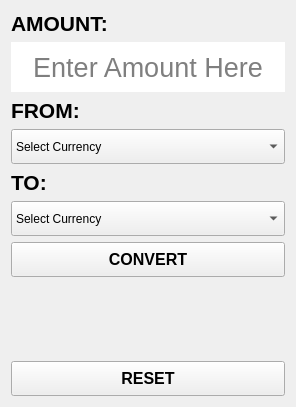
<?xml version="1.0" encoding="UTF-8"?>
<ui version="4.0">
 <class>Form</class>
 <widget class="QWidget" name="Form">
  <property name="enabled">
   <bool>true</bool>
  </property>
  <property name="geometry">
   <rect>
    <x>0</x>
    <y>0</y>
    <width>254</width>
    <height>406</height>
   </rect>
  </property>
  <property name="windowTitle">
   <string>Form</string>
  </property>
  <layout class="QVBoxLayout" name="verticalLayout">
   <item>
    <widget class="QLabel" name="label_5">
     <property name="font">
      <font>
       <pointsize>16</pointsize>
       <weight>75</weight>
       <bold>true</bold>
      </font>
     </property>
     <property name="text">
      <string>AMOUNT:</string>
     </property>
     <property name="textFormat">
      <enum>Qt::RichText</enum>
     </property>
     <property name="scaledContents">
      <bool>false</bool>
     </property>
    </widget>
   </item>
   <item>
    <widget class="QLineEdit" name="lineEdit">
     <property name="minimumSize">
      <size>
       <width>0</width>
       <height>50</height>
      </size>
     </property>
     <property name="font">
      <font>
       <pointsize>20</pointsize>
      </font>
     </property>
     <property name="frame">
      <bool>false</bool>
     </property>
     <property name="alignment">
      <set>Qt::AlignCenter</set>
     </property>
     <property name="placeholderText">
      <string>Enter Amount Here</string>
     </property>
    </widget>
   </item>
   <item>
    <widget class="QLabel" name="label">
     <property name="font">
      <font>
       <pointsize>16</pointsize>
       <weight>75</weight>
       <bold>true</bold>
      </font>
     </property>
     <property name="text">
      <string>FROM:</string>
     </property>
     <property name="textFormat">
      <enum>Qt::RichText</enum>
     </property>
     <property name="scaledContents">
      <bool>false</bool>
     </property>
    </widget>
   </item>
   <item>
    <widget class="QComboBox" name="comboBox">
     <property name="minimumSize">
      <size>
       <width>0</width>
       <height>35</height>
      </size>
     </property>
     <item>
      <property name="text">
       <string>Select Currency</string>
      </property>
     </item>
     <item>
      <property name="text">
       <string>United Arab Emirates Dirham - AED</string>
      </property>
     </item>
     <item>
      <property name="text">
       <string>Afghan Afghani - AFN</string>
      </property>
     </item>
     <item>
      <property name="text">
       <string>Albanian Lek - ALL</string>
      </property>
     </item>
     <item>
      <property name="text">
       <string>Armenian Dram - AMD</string>
      </property>
     </item>
     <item>
      <property name="text">
       <string>Netherlands Antillean Guilder - ANG</string>
      </property>
     </item>
     <item>
      <property name="text">
       <string>Angolan Kwanza - AOA</string>
      </property>
     </item>
     <item>
      <property name="text">
       <string>Argentine Peso - ARS</string>
      </property>
     </item>
     <item>
      <property name="text">
       <string>Australian Dollar - AUD</string>
      </property>
     </item>
     <item>
      <property name="text">
       <string>Aruban Florin - AWG</string>
      </property>
     </item>
     <item>
      <property name="text">
       <string>Azerbaijani Manat - AZN</string>
      </property>
     </item>
     <item>
      <property name="text">
       <string>Bosnia-Herzegovina Convertible Mark - BAM</string>
      </property>
     </item>
     <item>
      <property name="text">
       <string>Barbadian Dollar - BBD</string>
      </property>
     </item>
     <item>
      <property name="text">
       <string>Bangladeshi Taka - BDT</string>
      </property>
     </item>
     <item>
      <property name="text">
       <string>Bulgarian Lev - BGN</string>
      </property>
     </item>
     <item>
      <property name="text">
       <string>Bahraini Dinar - BHD</string>
      </property>
     </item>
     <item>
      <property name="text">
       <string>Burundian Franc - BIF</string>
      </property>
     </item>
     <item>
      <property name="text">
       <string>Bermudan Dollar - BMD</string>
      </property>
     </item>
     <item>
      <property name="text">
       <string>Brunei Dollar - BND</string>
      </property>
     </item>
     <item>
      <property name="text">
       <string>Bolivian Boliviano - BOB</string>
      </property>
     </item>
     <item>
      <property name="text">
       <string>Brazilian Real - BRL</string>
      </property>
     </item>
     <item>
      <property name="text">
       <string>Bahamian Dollar - BSD</string>
      </property>
     </item>
     <item>
      <property name="text">
       <string>Bitcoin - BTC</string>
      </property>
     </item>
     <item>
      <property name="text">
       <string>Bhutanese Ngultrum - BTN</string>
      </property>
     </item>
     <item>
      <property name="text">
       <string>Botswanan Pula - BWP</string>
      </property>
     </item>
     <item>
      <property name="text">
       <string>New Belarusian Ruble - BYN</string>
      </property>
     </item>
     <item>
      <property name="text">
       <string>Belarusian Ruble - BYR</string>
      </property>
     </item>
     <item>
      <property name="text">
       <string>Belize Dollar - BZD</string>
      </property>
     </item>
     <item>
      <property name="text">
       <string>Canadian Dollar - CAD</string>
      </property>
     </item>
     <item>
      <property name="text">
       <string>Congolese Franc - CDF</string>
      </property>
     </item>
     <item>
      <property name="text">
       <string>Swiss Franc - CHF</string>
      </property>
     </item>
     <item>
      <property name="text">
       <string>Chilean Unit of Account (UF) - CLF</string>
      </property>
     </item>
     <item>
      <property name="text">
       <string>Chilean Peso - CLP</string>
      </property>
     </item>
     <item>
      <property name="text">
       <string>Chinese Yuan - CNY</string>
      </property>
     </item>
     <item>
      <property name="text">
       <string>Colombian Peso - COP</string>
      </property>
     </item>
     <item>
      <property name="text">
       <string>Costa Rican Colón - CRC</string>
      </property>
     </item>
     <item>
      <property name="text">
       <string>Cuban Convertible Peso - CUC</string>
      </property>
     </item>
     <item>
      <property name="text">
       <string>Cuban Peso - CUP</string>
      </property>
     </item>
     <item>
      <property name="text">
       <string>Cape Verdean Escudo - CVE</string>
      </property>
     </item>
     <item>
      <property name="text">
       <string>Czech Republic Koruna - CZK</string>
      </property>
     </item>
     <item>
      <property name="text">
       <string>Djiboutian Franc - DJF</string>
      </property>
     </item>
     <item>
      <property name="text">
       <string>Danish Krone - DKK</string>
      </property>
     </item>
     <item>
      <property name="text">
       <string>Dominican Peso - DOP</string>
      </property>
     </item>
     <item>
      <property name="text">
       <string>Algerian Dinar - DZD</string>
      </property>
     </item>
     <item>
      <property name="text">
       <string>Egyptian Pound - EGP</string>
      </property>
     </item>
     <item>
      <property name="text">
       <string>Eritrean Nakfa - ERN</string>
      </property>
     </item>
     <item>
      <property name="text">
       <string>Ethiopian Birr - ETB</string>
      </property>
     </item>
     <item>
      <property name="text">
       <string>Euro - EUR</string>
      </property>
     </item>
     <item>
      <property name="text">
       <string>Fijian Dollar - FJD</string>
      </property>
     </item>
     <item>
      <property name="text">
       <string>Falkland Islands Pound - FKP</string>
      </property>
     </item>
     <item>
      <property name="text">
       <string>British Pound Sterling - GBP</string>
      </property>
     </item>
     <item>
      <property name="text">
       <string>Georgian Lari - GEL</string>
      </property>
     </item>
     <item>
      <property name="text">
       <string>Guernsey Pound - GGP</string>
      </property>
     </item>
     <item>
      <property name="text">
       <string>Ghanaian Cedi - GHS</string>
      </property>
     </item>
     <item>
      <property name="text">
       <string>Gibraltar Pound - GIP</string>
      </property>
     </item>
     <item>
      <property name="text">
       <string>Gambian Dalasi - GMD</string>
      </property>
     </item>
     <item>
      <property name="text">
       <string>Guinean Franc - GNF</string>
      </property>
     </item>
     <item>
      <property name="text">
       <string>Guatemalan Quetzal - GTQ</string>
      </property>
     </item>
     <item>
      <property name="text">
       <string>Guyanaese Dollar - GYD</string>
      </property>
     </item>
     <item>
      <property name="text">
       <string>Hong Kong Dollar - HKD</string>
      </property>
     </item>
     <item>
      <property name="text">
       <string>Honduran Lempira - HNL</string>
      </property>
     </item>
     <item>
      <property name="text">
       <string>Croatian Kuna - HRK</string>
      </property>
     </item>
     <item>
      <property name="text">
       <string>Haitian Gourde - HTG</string>
      </property>
     </item>
     <item>
      <property name="text">
       <string>Hungarian Forint - HUF</string>
      </property>
     </item>
     <item>
      <property name="text">
       <string>Indonesian Rupiah - IDR</string>
      </property>
     </item>
     <item>
      <property name="text">
       <string>Israeli New Sheqel - ILS</string>
      </property>
     </item>
     <item>
      <property name="text">
       <string>Manx pound - IMP</string>
      </property>
     </item>
     <item>
      <property name="text">
       <string>Indian Rupee - INR</string>
      </property>
     </item>
     <item>
      <property name="text">
       <string>Iraqi Dinar - IQD</string>
      </property>
     </item>
     <item>
      <property name="text">
       <string>Iranian Rial - IRR</string>
      </property>
     </item>
     <item>
      <property name="text">
       <string>Icelandic Króna - ISK</string>
      </property>
     </item>
     <item>
      <property name="text">
       <string>Jersey Pound - JEP</string>
      </property>
     </item>
     <item>
      <property name="text">
       <string>Jamaican Dollar - JMD</string>
      </property>
     </item>
     <item>
      <property name="text">
       <string>Jordanian Dinar - JOD</string>
      </property>
     </item>
     <item>
      <property name="text">
       <string>Japanese Yen - JPY</string>
      </property>
     </item>
     <item>
      <property name="text">
       <string>Kenyan Shilling - KES</string>
      </property>
     </item>
     <item>
      <property name="text">
       <string>Kyrgystani Som - KGS</string>
      </property>
     </item>
     <item>
      <property name="text">
       <string>Cambodian Riel - KHR</string>
      </property>
     </item>
     <item>
      <property name="text">
       <string>Comorian Franc - KMF</string>
      </property>
     </item>
     <item>
      <property name="text">
       <string>North Korean Won - KPW</string>
      </property>
     </item>
     <item>
      <property name="text">
       <string>South Korean Won - KRW</string>
      </property>
     </item>
     <item>
      <property name="text">
       <string>Kuwaiti Dinar - KWD</string>
      </property>
     </item>
     <item>
      <property name="text">
       <string>Cayman Islands Dollar - KYD</string>
      </property>
     </item>
     <item>
      <property name="text">
       <string>Kazakhstani Tenge - KZT</string>
      </property>
     </item>
     <item>
      <property name="text">
       <string>Laotian Kip - LAK</string>
      </property>
     </item>
     <item>
      <property name="text">
       <string>Lebanese Pound - LBP</string>
      </property>
     </item>
     <item>
      <property name="text">
       <string>Sri Lankan Rupee - LKR</string>
      </property>
     </item>
     <item>
      <property name="text">
       <string>Liberian Dollar - LRD</string>
      </property>
     </item>
     <item>
      <property name="text">
       <string>Lesotho Loti - LSL</string>
      </property>
     </item>
     <item>
      <property name="text">
       <string>Lithuanian Litas - LTL</string>
      </property>
     </item>
     <item>
      <property name="text">
       <string>Latvian Lats - LVL</string>
      </property>
     </item>
     <item>
      <property name="text">
       <string>Libyan Dinar - LYD</string>
      </property>
     </item>
     <item>
      <property name="text">
       <string>Moroccan Dirham - MAD</string>
      </property>
     </item>
     <item>
      <property name="text">
       <string>Moldovan Leu - MDL</string>
      </property>
     </item>
     <item>
      <property name="text">
       <string>Malagasy Ariary - MGA</string>
      </property>
     </item>
     <item>
      <property name="text">
       <string>Macedonian Denar - MKD</string>
      </property>
     </item>
     <item>
      <property name="text">
       <string>Myanma Kyat - MMK</string>
      </property>
     </item>
     <item>
      <property name="text">
       <string>Mongolian Tugrik - MNT</string>
      </property>
     </item>
     <item>
      <property name="text">
       <string>Macanese Pataca - MOP</string>
      </property>
     </item>
     <item>
      <property name="text">
       <string>Mauritanian Ouguiya - MRO</string>
      </property>
     </item>
     <item>
      <property name="text">
       <string>Mauritian Rupee - MUR</string>
      </property>
     </item>
     <item>
      <property name="text">
       <string>Maldivian Rufiyaa - MVR</string>
      </property>
     </item>
     <item>
      <property name="text">
       <string>Malawian Kwacha - MWK</string>
      </property>
     </item>
     <item>
      <property name="text">
       <string>Mexican Peso - MXN</string>
      </property>
     </item>
     <item>
      <property name="text">
       <string>Malaysian Ringgit - MYR</string>
      </property>
     </item>
     <item>
      <property name="text">
       <string>Mozambican Metical - MZN</string>
      </property>
     </item>
     <item>
      <property name="text">
       <string>Namibian Dollar - NAD</string>
      </property>
     </item>
     <item>
      <property name="text">
       <string>Nigerian Naira - NGN</string>
      </property>
     </item>
     <item>
      <property name="text">
       <string>Nicaraguan Córdoba - NIO</string>
      </property>
     </item>
     <item>
      <property name="text">
       <string>Norwegian Krone - NOK</string>
      </property>
     </item>
     <item>
      <property name="text">
       <string>Nepalese Rupee - NPR</string>
      </property>
     </item>
     <item>
      <property name="text">
       <string>New Zealand Dollar - NZD</string>
      </property>
     </item>
     <item>
      <property name="text">
       <string>Omani Rial - OMR</string>
      </property>
     </item>
     <item>
      <property name="text">
       <string>Panamanian Balboa - PAB</string>
      </property>
     </item>
     <item>
      <property name="text">
       <string>Peruvian Nuevo Sol - PEN</string>
      </property>
     </item>
     <item>
      <property name="text">
       <string>Papua New Guinean Kina - PGK</string>
      </property>
     </item>
     <item>
      <property name="text">
       <string>Philippine Peso - PHP</string>
      </property>
     </item>
     <item>
      <property name="text">
       <string>Pakistani Rupee - PKR</string>
      </property>
     </item>
     <item>
      <property name="text">
       <string>Polish Zloty - PLN</string>
      </property>
     </item>
     <item>
      <property name="text">
       <string>Paraguayan Guarani - PYG</string>
      </property>
     </item>
     <item>
      <property name="text">
       <string>Qatari Rial - QAR</string>
      </property>
     </item>
     <item>
      <property name="text">
       <string>Romanian Leu - RON</string>
      </property>
     </item>
     <item>
      <property name="text">
       <string>Serbian Dinar - RSD</string>
      </property>
     </item>
     <item>
      <property name="text">
       <string>Russian Ruble - RUB</string>
      </property>
     </item>
     <item>
      <property name="text">
       <string>Rwandan Franc - RWF</string>
      </property>
     </item>
     <item>
      <property name="text">
       <string>Saudi Riyal - SAR</string>
      </property>
     </item>
     <item>
      <property name="text">
       <string>Solomon Islands Dollar - SBD</string>
      </property>
     </item>
     <item>
      <property name="text">
       <string>Seychellois Rupee - SCR</string>
      </property>
     </item>
     <item>
      <property name="text">
       <string>Sudanese Pound - SDG</string>
      </property>
     </item>
     <item>
      <property name="text">
       <string>Swedish Krona - SEK</string>
      </property>
     </item>
     <item>
      <property name="text">
       <string>Singapore Dollar - SGD</string>
      </property>
     </item>
     <item>
      <property name="text">
       <string>Saint Helena Pound - SHP</string>
      </property>
     </item>
     <item>
      <property name="text">
       <string>Sierra Leonean Leone - SLL</string>
      </property>
     </item>
     <item>
      <property name="text">
       <string>Somali Shilling - SOS</string>
      </property>
     </item>
     <item>
      <property name="text">
       <string>Surinamese Dollar - SRD</string>
      </property>
     </item>
     <item>
      <property name="text">
       <string>São Tomé and Príncipe Dobra - STD</string>
      </property>
     </item>
     <item>
      <property name="text">
       <string>Salvadoran Colón - SVC</string>
      </property>
     </item>
     <item>
      <property name="text">
       <string>Syrian Pound - SYP</string>
      </property>
     </item>
     <item>
      <property name="text">
       <string>Swazi Lilangeni - SZL</string>
      </property>
     </item>
     <item>
      <property name="text">
       <string>Thai Baht - THB</string>
      </property>
     </item>
     <item>
      <property name="text">
       <string>Tajikistani Somoni - TJS</string>
      </property>
     </item>
     <item>
      <property name="text">
       <string>Turkmenistani Manat - TMT</string>
      </property>
     </item>
     <item>
      <property name="text">
       <string>Tunisian Dinar - TND</string>
      </property>
     </item>
     <item>
      <property name="text">
       <string>Tongan Paʻanga - TOP</string>
      </property>
     </item>
     <item>
      <property name="text">
       <string>Turkish Lira - TRY</string>
      </property>
     </item>
     <item>
      <property name="text">
       <string>Trinidad and Tobago Dollar - TTD</string>
      </property>
     </item>
     <item>
      <property name="text">
       <string>New Taiwan Dollar - TWD</string>
      </property>
     </item>
     <item>
      <property name="text">
       <string>Tanzanian Shilling - TZS</string>
      </property>
     </item>
     <item>
      <property name="text">
       <string>Ukrainian Hryvnia - UAH</string>
      </property>
     </item>
     <item>
      <property name="text">
       <string>Ugandan Shilling - UGX</string>
      </property>
     </item>
     <item>
      <property name="text">
       <string>United States Dollar - USD</string>
      </property>
     </item>
     <item>
      <property name="text">
       <string>Uruguayan Peso - UYU</string>
      </property>
     </item>
     <item>
      <property name="text">
       <string>Uzbekistan Som - UZS</string>
      </property>
     </item>
     <item>
      <property name="text">
       <string>Venezuelan Bolívar Fuerte - VEF</string>
      </property>
     </item>
     <item>
      <property name="text">
       <string>Vietnamese Dong - VND</string>
      </property>
     </item>
     <item>
      <property name="text">
       <string>Vanuatu Vatu - VUV</string>
      </property>
     </item>
     <item>
      <property name="text">
       <string>Samoan Tala - WST</string>
      </property>
     </item>
     <item>
      <property name="text">
       <string>CFA Franc BEAC - XAF</string>
      </property>
     </item>
     <item>
      <property name="text">
       <string>Silver (troy ounce) - XAG</string>
      </property>
     </item>
     <item>
      <property name="text">
       <string>Gold (troy ounce) - XAU</string>
      </property>
     </item>
     <item>
      <property name="text">
       <string>East Caribbean Dollar - XCD</string>
      </property>
     </item>
     <item>
      <property name="text">
       <string>Special Drawing Rights - XDR</string>
      </property>
     </item>
     <item>
      <property name="text">
       <string>CFA Franc BCEAO - XOF</string>
      </property>
     </item>
     <item>
      <property name="text">
       <string>CFP Franc - XPF</string>
      </property>
     </item>
     <item>
      <property name="text">
       <string>Yemeni Rial - YER</string>
      </property>
     </item>
     <item>
      <property name="text">
       <string>South African Rand - ZAR</string>
      </property>
     </item>
     <item>
      <property name="text">
       <string>Zambian Kwacha (pre-2013) - ZMK</string>
      </property>
     </item>
     <item>
      <property name="text">
       <string>Zambian Kwacha - ZMW</string>
      </property>
     </item>
     <item>
      <property name="text">
       <string>Zimbabwean Dollar - ZWL</string>
      </property>
     </item>
    </widget>
   </item>
   <item>
    <widget class="QLabel" name="label_2">
     <property name="font">
      <font>
       <pointsize>16</pointsize>
       <weight>75</weight>
       <bold>true</bold>
      </font>
     </property>
     <property name="text">
      <string>TO:</string>
     </property>
    </widget>
   </item>
   <item>
    <widget class="QComboBox" name="comboBox_2">
     <property name="minimumSize">
      <size>
       <width>0</width>
       <height>35</height>
      </size>
     </property>
     <item>
      <property name="text">
       <string>Select Currency</string>
      </property>
     </item>
     <item>
      <property name="text">
       <string>United Arab Emirates Dirham - AED</string>
      </property>
     </item>
     <item>
      <property name="text">
       <string>Afghan Afghani - AFN</string>
      </property>
     </item>
     <item>
      <property name="text">
       <string>Albanian Lek - ALL</string>
      </property>
     </item>
     <item>
      <property name="text">
       <string>Armenian Dram - AMD</string>
      </property>
     </item>
     <item>
      <property name="text">
       <string>Netherlands Antillean Guilder - ANG</string>
      </property>
     </item>
     <item>
      <property name="text">
       <string>Angolan Kwanza - AOA</string>
      </property>
     </item>
     <item>
      <property name="text">
       <string>Argentine Peso - ARS</string>
      </property>
     </item>
     <item>
      <property name="text">
       <string>Australian Dollar - AUD</string>
      </property>
     </item>
     <item>
      <property name="text">
       <string>Aruban Florin - AWG</string>
      </property>
     </item>
     <item>
      <property name="text">
       <string>Azerbaijani Manat - AZN</string>
      </property>
     </item>
     <item>
      <property name="text">
       <string>Bosnia-Herzegovina Convertible Mark - BAM</string>
      </property>
     </item>
     <item>
      <property name="text">
       <string>Barbadian Dollar - BBD</string>
      </property>
     </item>
     <item>
      <property name="text">
       <string>Bangladeshi Taka - BDT</string>
      </property>
     </item>
     <item>
      <property name="text">
       <string>Bulgarian Lev - BGN</string>
      </property>
     </item>
     <item>
      <property name="text">
       <string>Bahraini Dinar - BHD</string>
      </property>
     </item>
     <item>
      <property name="text">
       <string>Burundian Franc - BIF</string>
      </property>
     </item>
     <item>
      <property name="text">
       <string>Bermudan Dollar - BMD</string>
      </property>
     </item>
     <item>
      <property name="text">
       <string>Brunei Dollar - BND</string>
      </property>
     </item>
     <item>
      <property name="text">
       <string>Bolivian Boliviano - BOB</string>
      </property>
     </item>
     <item>
      <property name="text">
       <string>Brazilian Real - BRL</string>
      </property>
     </item>
     <item>
      <property name="text">
       <string>Bahamian Dollar - BSD</string>
      </property>
     </item>
     <item>
      <property name="text">
       <string>Bitcoin - BTC</string>
      </property>
     </item>
     <item>
      <property name="text">
       <string>Bhutanese Ngultrum - BTN</string>
      </property>
     </item>
     <item>
      <property name="text">
       <string>Botswanan Pula - BWP</string>
      </property>
     </item>
     <item>
      <property name="text">
       <string>New Belarusian Ruble - BYN</string>
      </property>
     </item>
     <item>
      <property name="text">
       <string>Belarusian Ruble - BYR</string>
      </property>
     </item>
     <item>
      <property name="text">
       <string>Belize Dollar - BZD</string>
      </property>
     </item>
     <item>
      <property name="text">
       <string>Canadian Dollar - CAD</string>
      </property>
     </item>
     <item>
      <property name="text">
       <string>Congolese Franc - CDF</string>
      </property>
     </item>
     <item>
      <property name="text">
       <string>Swiss Franc - CHF</string>
      </property>
     </item>
     <item>
      <property name="text">
       <string>Chilean Unit of Account (UF) - CLF</string>
      </property>
     </item>
     <item>
      <property name="text">
       <string>Chilean Peso - CLP</string>
      </property>
     </item>
     <item>
      <property name="text">
       <string>Chinese Yuan - CNY</string>
      </property>
     </item>
     <item>
      <property name="text">
       <string>Colombian Peso - COP</string>
      </property>
     </item>
     <item>
      <property name="text">
       <string>Costa Rican Colón - CRC</string>
      </property>
     </item>
     <item>
      <property name="text">
       <string>Cuban Convertible Peso - CUC</string>
      </property>
     </item>
     <item>
      <property name="text">
       <string>Cuban Peso - CUP</string>
      </property>
     </item>
     <item>
      <property name="text">
       <string>Cape Verdean Escudo - CVE</string>
      </property>
     </item>
     <item>
      <property name="text">
       <string>Czech Republic Koruna - CZK</string>
      </property>
     </item>
     <item>
      <property name="text">
       <string>Djiboutian Franc - DJF</string>
      </property>
     </item>
     <item>
      <property name="text">
       <string>Danish Krone - DKK</string>
      </property>
     </item>
     <item>
      <property name="text">
       <string>Dominican Peso - DOP</string>
      </property>
     </item>
     <item>
      <property name="text">
       <string>Algerian Dinar - DZD</string>
      </property>
     </item>
     <item>
      <property name="text">
       <string>Egyptian Pound - EGP</string>
      </property>
     </item>
     <item>
      <property name="text">
       <string>Eritrean Nakfa - ERN</string>
      </property>
     </item>
     <item>
      <property name="text">
       <string>Ethiopian Birr - ETB</string>
      </property>
     </item>
     <item>
      <property name="text">
       <string>Euro - EUR</string>
      </property>
     </item>
     <item>
      <property name="text">
       <string>Fijian Dollar - FJD</string>
      </property>
     </item>
     <item>
      <property name="text">
       <string>Falkland Islands Pound - FKP</string>
      </property>
     </item>
     <item>
      <property name="text">
       <string>British Pound Sterling - GBP</string>
      </property>
     </item>
     <item>
      <property name="text">
       <string>Georgian Lari - GEL</string>
      </property>
     </item>
     <item>
      <property name="text">
       <string>Guernsey Pound - GGP</string>
      </property>
     </item>
     <item>
      <property name="text">
       <string>Ghanaian Cedi - GHS</string>
      </property>
     </item>
     <item>
      <property name="text">
       <string>Gibraltar Pound - GIP</string>
      </property>
     </item>
     <item>
      <property name="text">
       <string>Gambian Dalasi - GMD</string>
      </property>
     </item>
     <item>
      <property name="text">
       <string>Guinean Franc - GNF</string>
      </property>
     </item>
     <item>
      <property name="text">
       <string>Guatemalan Quetzal - GTQ</string>
      </property>
     </item>
     <item>
      <property name="text">
       <string>Guyanaese Dollar - GYD</string>
      </property>
     </item>
     <item>
      <property name="text">
       <string>Hong Kong Dollar - HKD</string>
      </property>
     </item>
     <item>
      <property name="text">
       <string>Honduran Lempira - HNL</string>
      </property>
     </item>
     <item>
      <property name="text">
       <string>Croatian Kuna - HRK</string>
      </property>
     </item>
     <item>
      <property name="text">
       <string>Haitian Gourde - HTG</string>
      </property>
     </item>
     <item>
      <property name="text">
       <string>Hungarian Forint - HUF</string>
      </property>
     </item>
     <item>
      <property name="text">
       <string>Indonesian Rupiah - IDR</string>
      </property>
     </item>
     <item>
      <property name="text">
       <string>Israeli New Sheqel - ILS</string>
      </property>
     </item>
     <item>
      <property name="text">
       <string>Manx pound - IMP</string>
      </property>
     </item>
     <item>
      <property name="text">
       <string>Indian Rupee - INR</string>
      </property>
     </item>
     <item>
      <property name="text">
       <string>Iraqi Dinar - IQD</string>
      </property>
     </item>
     <item>
      <property name="text">
       <string>Iranian Rial - IRR</string>
      </property>
     </item>
     <item>
      <property name="text">
       <string>Icelandic Króna - ISK</string>
      </property>
     </item>
     <item>
      <property name="text">
       <string>Jersey Pound - JEP</string>
      </property>
     </item>
     <item>
      <property name="text">
       <string>Jamaican Dollar - JMD</string>
      </property>
     </item>
     <item>
      <property name="text">
       <string>Jordanian Dinar - JOD</string>
      </property>
     </item>
     <item>
      <property name="text">
       <string>Japanese Yen - JPY</string>
      </property>
     </item>
     <item>
      <property name="text">
       <string>Kenyan Shilling - KES</string>
      </property>
     </item>
     <item>
      <property name="text">
       <string>Kyrgystani Som - KGS</string>
      </property>
     </item>
     <item>
      <property name="text">
       <string>Cambodian Riel - KHR</string>
      </property>
     </item>
     <item>
      <property name="text">
       <string>Comorian Franc - KMF</string>
      </property>
     </item>
     <item>
      <property name="text">
       <string>North Korean Won - KPW</string>
      </property>
     </item>
     <item>
      <property name="text">
       <string>South Korean Won - KRW</string>
      </property>
     </item>
     <item>
      <property name="text">
       <string>Kuwaiti Dinar - KWD</string>
      </property>
     </item>
     <item>
      <property name="text">
       <string>Cayman Islands Dollar - KYD</string>
      </property>
     </item>
     <item>
      <property name="text">
       <string>Kazakhstani Tenge - KZT</string>
      </property>
     </item>
     <item>
      <property name="text">
       <string>Laotian Kip - LAK</string>
      </property>
     </item>
     <item>
      <property name="text">
       <string>Lebanese Pound - LBP</string>
      </property>
     </item>
     <item>
      <property name="text">
       <string>Sri Lankan Rupee - LKR</string>
      </property>
     </item>
     <item>
      <property name="text">
       <string>Liberian Dollar - LRD</string>
      </property>
     </item>
     <item>
      <property name="text">
       <string>Lesotho Loti - LSL</string>
      </property>
     </item>
     <item>
      <property name="text">
       <string>Lithuanian Litas - LTL</string>
      </property>
     </item>
     <item>
      <property name="text">
       <string>Latvian Lats - LVL</string>
      </property>
     </item>
     <item>
      <property name="text">
       <string>Libyan Dinar - LYD</string>
      </property>
     </item>
     <item>
      <property name="text">
       <string>Moroccan Dirham - MAD</string>
      </property>
     </item>
     <item>
      <property name="text">
       <string>Moldovan Leu - MDL</string>
      </property>
     </item>
     <item>
      <property name="text">
       <string>Malagasy Ariary - MGA</string>
      </property>
     </item>
     <item>
      <property name="text">
       <string>Macedonian Denar - MKD</string>
      </property>
     </item>
     <item>
      <property name="text">
       <string>Myanma Kyat - MMK</string>
      </property>
     </item>
     <item>
      <property name="text">
       <string>Mongolian Tugrik - MNT</string>
      </property>
     </item>
     <item>
      <property name="text">
       <string>Macanese Pataca - MOP</string>
      </property>
     </item>
     <item>
      <property name="text">
       <string>Mauritanian Ouguiya - MRO</string>
      </property>
     </item>
     <item>
      <property name="text">
       <string>Mauritian Rupee - MUR</string>
      </property>
     </item>
     <item>
      <property name="text">
       <string>Maldivian Rufiyaa - MVR</string>
      </property>
     </item>
     <item>
      <property name="text">
       <string>Malawian Kwacha - MWK</string>
      </property>
     </item>
     <item>
      <property name="text">
       <string>Mexican Peso - MXN</string>
      </property>
     </item>
     <item>
      <property name="text">
       <string>Malaysian Ringgit - MYR</string>
      </property>
     </item>
     <item>
      <property name="text">
       <string>Mozambican Metical - MZN</string>
      </property>
     </item>
     <item>
      <property name="text">
       <string>Namibian Dollar - NAD</string>
      </property>
     </item>
     <item>
      <property name="text">
       <string>Nigerian Naira - NGN</string>
      </property>
     </item>
     <item>
      <property name="text">
       <string>Nicaraguan Córdoba - NIO</string>
      </property>
     </item>
     <item>
      <property name="text">
       <string>Norwegian Krone - NOK</string>
      </property>
     </item>
     <item>
      <property name="text">
       <string>Nepalese Rupee - NPR</string>
      </property>
     </item>
     <item>
      <property name="text">
       <string>New Zealand Dollar - NZD</string>
      </property>
     </item>
     <item>
      <property name="text">
       <string>Omani Rial - OMR</string>
      </property>
     </item>
     <item>
      <property name="text">
       <string>Panamanian Balboa - PAB</string>
      </property>
     </item>
     <item>
      <property name="text">
       <string>Peruvian Nuevo Sol - PEN</string>
      </property>
     </item>
     <item>
      <property name="text">
       <string>Papua New Guinean Kina - PGK</string>
      </property>
     </item>
     <item>
      <property name="text">
       <string>Philippine Peso - PHP</string>
      </property>
     </item>
     <item>
      <property name="text">
       <string>Pakistani Rupee - PKR</string>
      </property>
     </item>
     <item>
      <property name="text">
       <string>Polish Zloty - PLN</string>
      </property>
     </item>
     <item>
      <property name="text">
       <string>Paraguayan Guarani - PYG</string>
      </property>
     </item>
     <item>
      <property name="text">
       <string>Qatari Rial - QAR</string>
      </property>
     </item>
     <item>
      <property name="text">
       <string>Romanian Leu - RON</string>
      </property>
     </item>
     <item>
      <property name="text">
       <string>Serbian Dinar - RSD</string>
      </property>
     </item>
     <item>
      <property name="text">
       <string>Russian Ruble - RUB</string>
      </property>
     </item>
     <item>
      <property name="text">
       <string>Rwandan Franc - RWF</string>
      </property>
     </item>
     <item>
      <property name="text">
       <string>Saudi Riyal - SAR</string>
      </property>
     </item>
     <item>
      <property name="text">
       <string>Solomon Islands Dollar - SBD</string>
      </property>
     </item>
     <item>
      <property name="text">
       <string>Seychellois Rupee - SCR</string>
      </property>
     </item>
     <item>
      <property name="text">
       <string>Sudanese Pound - SDG</string>
      </property>
     </item>
     <item>
      <property name="text">
       <string>Swedish Krona - SEK</string>
      </property>
     </item>
     <item>
      <property name="text">
       <string>Singapore Dollar - SGD</string>
      </property>
     </item>
     <item>
      <property name="text">
       <string>Saint Helena Pound - SHP</string>
      </property>
     </item>
     <item>
      <property name="text">
       <string>Sierra Leonean Leone - SLL</string>
      </property>
     </item>
     <item>
      <property name="text">
       <string>Somali Shilling - SOS</string>
      </property>
     </item>
     <item>
      <property name="text">
       <string>Surinamese Dollar - SRD</string>
      </property>
     </item>
     <item>
      <property name="text">
       <string>São Tomé and Príncipe Dobra - STD</string>
      </property>
     </item>
     <item>
      <property name="text">
       <string>Salvadoran Colón - SVC</string>
      </property>
     </item>
     <item>
      <property name="text">
       <string>Syrian Pound - SYP</string>
      </property>
     </item>
     <item>
      <property name="text">
       <string>Swazi Lilangeni - SZL</string>
      </property>
     </item>
     <item>
      <property name="text">
       <string>Thai Baht - THB</string>
      </property>
     </item>
     <item>
      <property name="text">
       <string>Tajikistani Somoni - TJS</string>
      </property>
     </item>
     <item>
      <property name="text">
       <string>Turkmenistani Manat - TMT</string>
      </property>
     </item>
     <item>
      <property name="text">
       <string>Tunisian Dinar - TND</string>
      </property>
     </item>
     <item>
      <property name="text">
       <string>Tongan Paʻanga - TOP</string>
      </property>
     </item>
     <item>
      <property name="text">
       <string>Turkish Lira - TRY</string>
      </property>
     </item>
     <item>
      <property name="text">
       <string>Trinidad and Tobago Dollar - TTD</string>
      </property>
     </item>
     <item>
      <property name="text">
       <string>New Taiwan Dollar - TWD</string>
      </property>
     </item>
     <item>
      <property name="text">
       <string>Tanzanian Shilling - TZS</string>
      </property>
     </item>
     <item>
      <property name="text">
       <string>Ukrainian Hryvnia - UAH</string>
      </property>
     </item>
     <item>
      <property name="text">
       <string>Ugandan Shilling - UGX</string>
      </property>
     </item>
     <item>
      <property name="text">
       <string>United States Dollar - USD</string>
      </property>
     </item>
     <item>
      <property name="text">
       <string>Uruguayan Peso - UYU</string>
      </property>
     </item>
     <item>
      <property name="text">
       <string>Uzbekistan Som - UZS</string>
      </property>
     </item>
     <item>
      <property name="text">
       <string>Venezuelan Bolívar Fuerte - VEF</string>
      </property>
     </item>
     <item>
      <property name="text">
       <string>Vietnamese Dong - VND</string>
      </property>
     </item>
     <item>
      <property name="text">
       <string>Vanuatu Vatu - VUV</string>
      </property>
     </item>
     <item>
      <property name="text">
       <string>Samoan Tala - WST</string>
      </property>
     </item>
     <item>
      <property name="text">
       <string>CFA Franc BEAC - XAF</string>
      </property>
     </item>
     <item>
      <property name="text">
       <string>Silver (troy ounce) - XAG</string>
      </property>
     </item>
     <item>
      <property name="text">
       <string>Gold (troy ounce) - XAU</string>
      </property>
     </item>
     <item>
      <property name="text">
       <string>East Caribbean Dollar - XCD</string>
      </property>
     </item>
     <item>
      <property name="text">
       <string>Special Drawing Rights - XDR</string>
      </property>
     </item>
     <item>
      <property name="text">
       <string>CFA Franc BCEAO - XOF</string>
      </property>
     </item>
     <item>
      <property name="text">
       <string>CFP Franc - XPF</string>
      </property>
     </item>
     <item>
      <property name="text">
       <string>Yemeni Rial - YER</string>
      </property>
     </item>
     <item>
      <property name="text">
       <string>South African Rand - ZAR</string>
      </property>
     </item>
     <item>
      <property name="text">
       <string>Zambian Kwacha (pre-2013) - ZMK</string>
      </property>
     </item>
     <item>
      <property name="text">
       <string>Zambian Kwacha - ZMW</string>
      </property>
     </item>
     <item>
      <property name="text">
       <string>Zimbabwean Dollar - ZWL</string>
      </property>
     </item>
    </widget>
   </item>
   <item>
    <widget class="QPushButton" name="pushButton">
     <property name="minimumSize">
      <size>
       <width>0</width>
       <height>35</height>
      </size>
     </property>
     <property name="font">
      <font>
       <pointsize>12</pointsize>
       <weight>75</weight>
       <bold>true</bold>
      </font>
     </property>
     <property name="text">
      <string>CONVERT</string>
     </property>
    </widget>
   </item>
   <item>
    <widget class="QLabel" name="label_3">
     <property name="font">
      <font>
       <pointsize>25</pointsize>
       <weight>75</weight>
       <bold>true</bold>
      </font>
     </property>
     <property name="autoFillBackground">
      <bool>true</bool>
     </property>
     <property name="text">
      <string/>
     </property>
     <property name="alignment">
      <set>Qt::AlignCenter</set>
     </property>
    </widget>
   </item>
   <item>
    <widget class="QLabel" name="label_4">
     <property name="font">
      <font>
       <pointsize>18</pointsize>
       <weight>75</weight>
       <bold>true</bold>
      </font>
     </property>
     <property name="autoFillBackground">
      <bool>true</bool>
     </property>
     <property name="text">
      <string/>
     </property>
     <property name="alignment">
      <set>Qt::AlignCenter</set>
     </property>
    </widget>
   </item>
   <item>
    <widget class="QPushButton" name="pushButton_2">
     <property name="minimumSize">
      <size>
       <width>0</width>
       <height>35</height>
      </size>
     </property>
     <property name="font">
      <font>
       <pointsize>12</pointsize>
       <weight>75</weight>
       <bold>true</bold>
      </font>
     </property>
     <property name="text">
      <string>RESET</string>
     </property>
    </widget>
   </item>
  </layout>
 </widget>
 <resources/>
 <connections/>
</ui>
